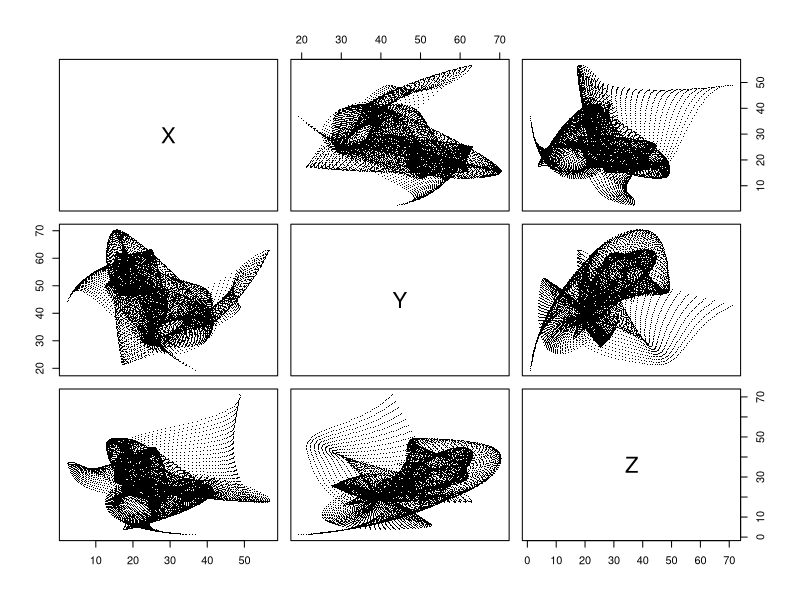
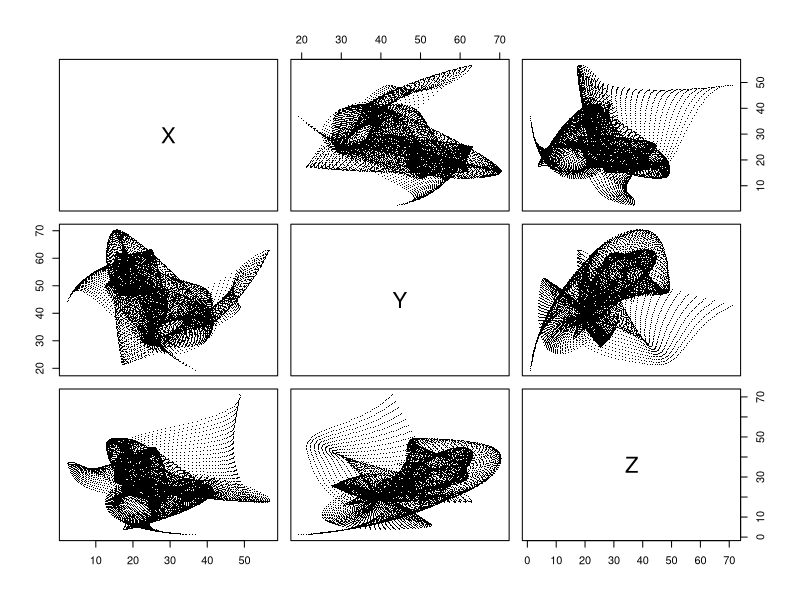

These figures' R source, in order:
library(spatstat)


### Name: pairs.im
### Title: Scatterplot Matrix for Pixel Images
### Aliases: pairs.im
### Keywords: spatial hplot

### ** Examples

  X <- density(rpoispp(30))
  Y <- density(rpoispp(40))
  Z <- density(rpoispp(30))
  p <- pairs(X,Y,Z)
  p
  plot(p)
